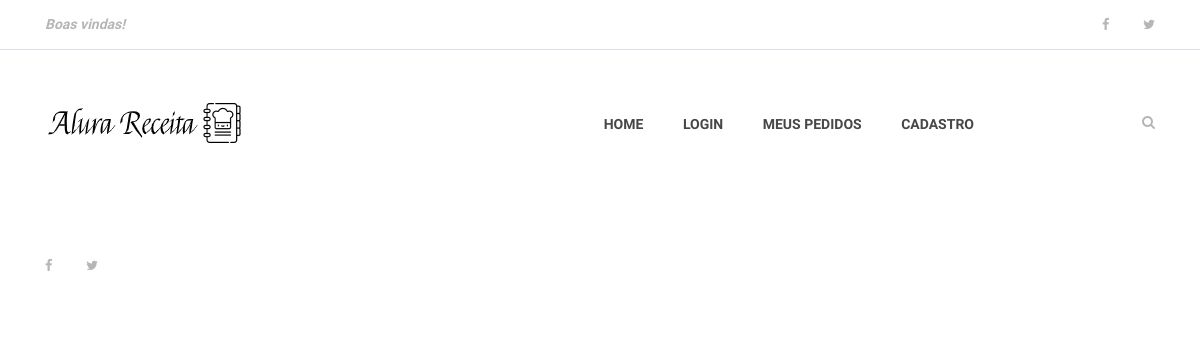
The page /pedido/1/ on the database as committed earlier.
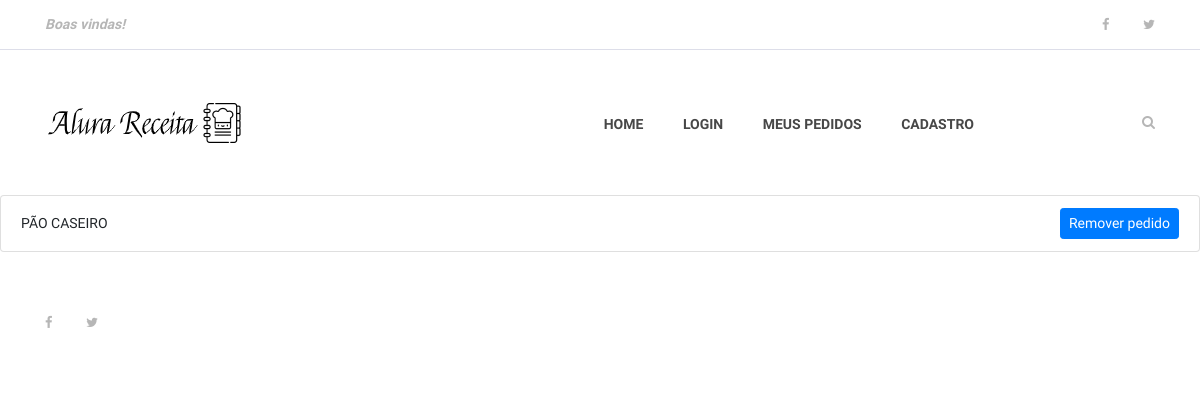
The same page on the database as committed later.
### receitas/models.py (models this page shows)
class Pedidos(models.Model):
    comida = models.ForeignKey(
        Receita, on_delete=models.CASCADE, related_name='pedidos')
    preco_total = models.FloatField()

class Receita(models.Model):
    nome_receita = models.CharField(max_length=255)
    ingredientes = models.TextField()
    modo_de_preparo = models.TextField()
    tempo_preparo = models.IntegerField()
    rendimento = models.CharField(max_length=100)
    categoria = models.CharField(max_length=100)
    data_receita = models.DateTimeField(default=datetime.now, blank=True)
    publicada = models.BooleanField(default=False)
    foto_receita = models.ImageField(
        upload_to='fotos/%d/%m/%Y', blank='True')
    preco = models.DecimalField(max_digits=4, decimal_places=2)
    pessoa = models.ForeignKey(User, on_delete=models.CASCADE)
    def __str__(self):
        return self.nome_receita

### receitas/views.py (the view)
# urls.py: path('pedido/<int:pedido_id>/', views.pedidos, name='pedidos')
def pedidos(request, pedido_id):
    template_name = 'pedidos.html'
    carrinho = Pedidos.objects.filter(pk=pedido_id)
    context = {'object_list': carrinho, }
    return render(request, template_name, context)

### templates/pedidos.html (shortened to what this page needs)
{% extends 'base.html' %}
{% load static%}
{% block content %}
    {% include 'partials/menu.html' %}
    {% for object in object_list %}
    <ul class="list-group">
        <li class="list-group-item d-flex justify-content-between align-items-center">
          {{ object.comida }}
          <a href="" type="button" class="btn btn-primary btn-sm">Remover pedido</a>
        </li>
      </ul>
    {% endfor %}
    {% include 'partials/footer.html'%}
{% endblock %}

Rows that differ between the two databases and show on the page:
added Pedidos: comida "PÃO CASEIRO"
